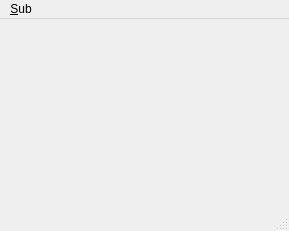
<?xml version="1.0" encoding="UTF-8"?>
<ui version="4.0">
 <class>SubWindow</class>
 <widget class="QMainWindow" name="SubWindow">
  <property name="geometry">
   <rect>
    <x>0</x>
    <y>0</y>
    <width>289</width>
    <height>231</height>
   </rect>
  </property>
  <property name="windowTitle">
   <string>子窗口</string>
  </property>
  <widget class="QWidget" name="centralwidget"/>
  <widget class="QMenuBar" name="menubar">
   <property name="geometry">
    <rect>
     <x>0</x>
     <y>0</y>
     <width>289</width>
     <height>23</height>
    </rect>
   </property>
   <widget class="QMenu" name="menu_Sub">
    <property name="title">
     <string>&amp;Sub</string>
    </property>
   </widget>
   <addaction name="menu_Sub"/>
  </widget>
  <widget class="QStatusBar" name="statusbar"/>
 </widget>
 <resources/>
 <connections/>
</ui>
